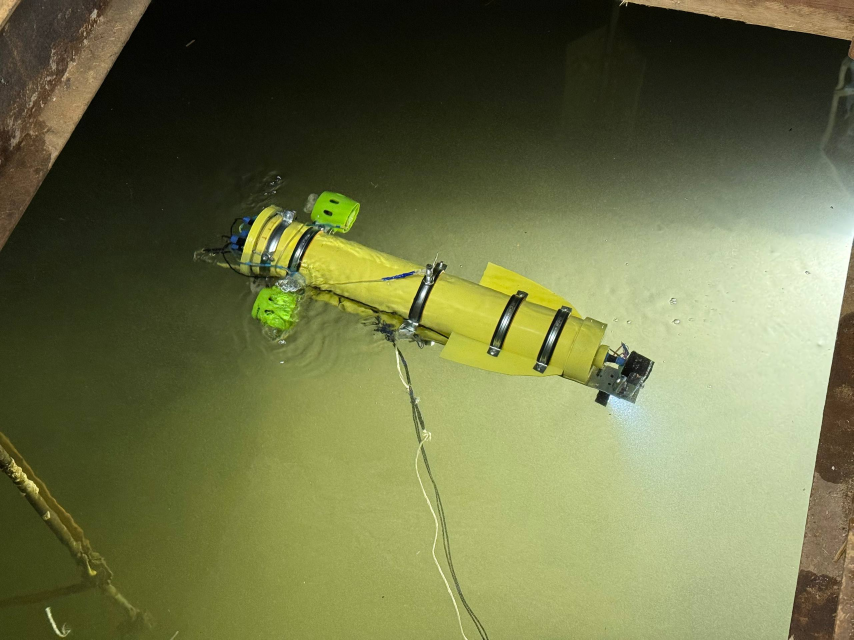
#> input picture reference/photo_2026-10-24_12-41-10.jpg, 2560 x 1919 px (shown at 1/3 size)
$ python menu_sidescan.py ../../reference/photo_2026-10-24_12-41-10.jpg ../../reference/photo_2026-10-24_12-41-12.jpg
#> lines starting #> are read from the running program, lines starting #| are printed output that depends on the picture
"""Палитра «медь» для снимка бокового обзора в меню и обрезка контурного рисунка аппарата.

  physics_ref/.venv/Scripts/python work/tools/menu_sidescan.py <relief.png> <lineart.png>
  -> godot/assets/ui/menu_sidescan.jpg, godot/assets/ui/rov_lineart.png

relief.png и lineart.png делает blender/render_menu_art.py. Зерно (шум 0,06) — только вид, как у записи прибора.
"""
import sys
from pathlib import Path

import numpy as np
from PIL import Image

ROOT = Path(__file__).resolve().parents[2]
COPPER = [(0.0, (8, 5, 2)), (0.35, (70, 38, 12)), (0.7, (190, 120, 45)), (1.0, (255, 226, 160))]

relief, lineart = sys.argv[1], sys.argv[2]
g = np.asarray(Image.open(relief).convert("L"), dtype=float) / 255.0
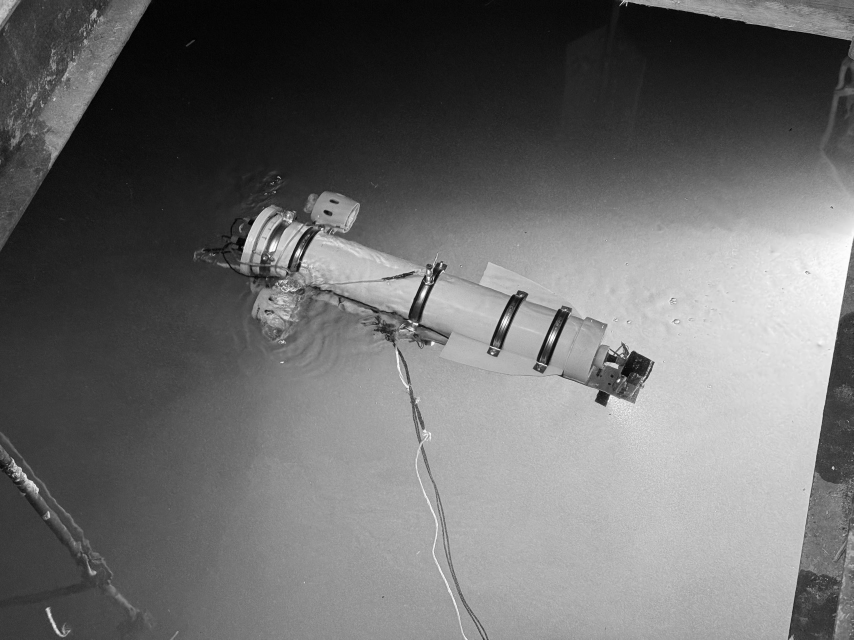
#> g: shape (1919, 2560) float64 (shown at 1/3 size); min 0, max 1, mean 0.424
g = (g - g.min()) / (g.max() - g.min() + 1e-9)
g = np.clip(g + np.random.default_rng(1).normal(0, 0.06, g.shape), 0, 1) ** 1.3
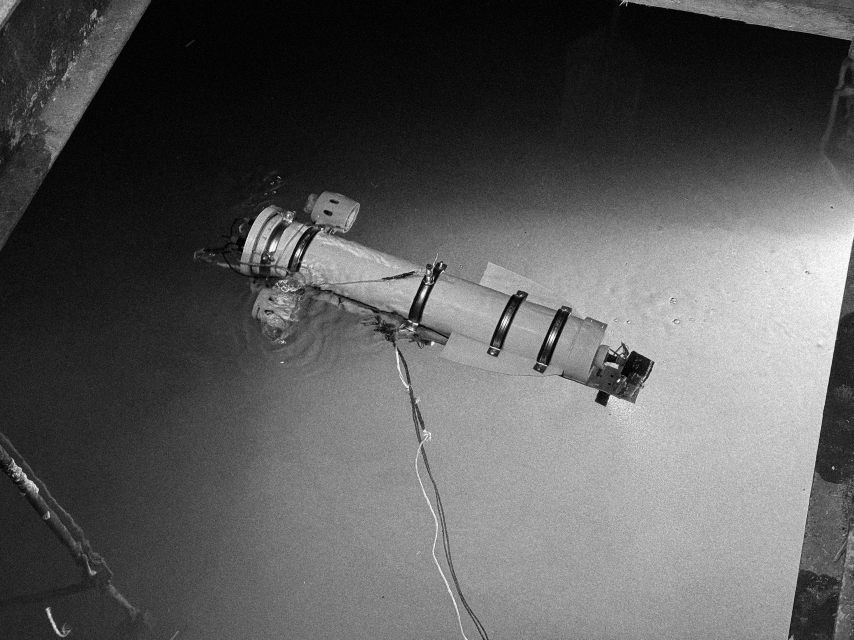
#> g: shape (1919, 2560) float64 (shown at 1/3 size); min 0, max 1, mean 0.357
xs = [s[0] for s in COPPER]
out = np.stack([np.interp(g, xs, [s[1][c] for s in COPPER]) for c in range(3)], axis=-1)
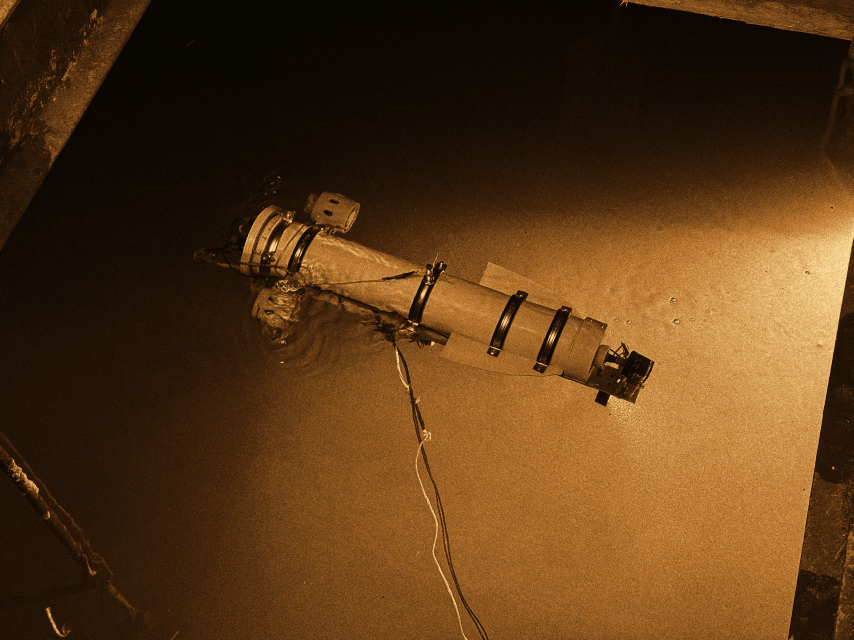
#> out: shape (1919, 2560, 3) float64 (shown at 1/3 size); mean of channels 0, 1, 2 89.9, 57.1, 23.7; drawn as R, G, B
Image.fromarray(out.astype(np.uint8)).save(ROOT / "godot/assets/ui/menu_sidescan.jpg", quality=88)
im = Image.open(lineart)
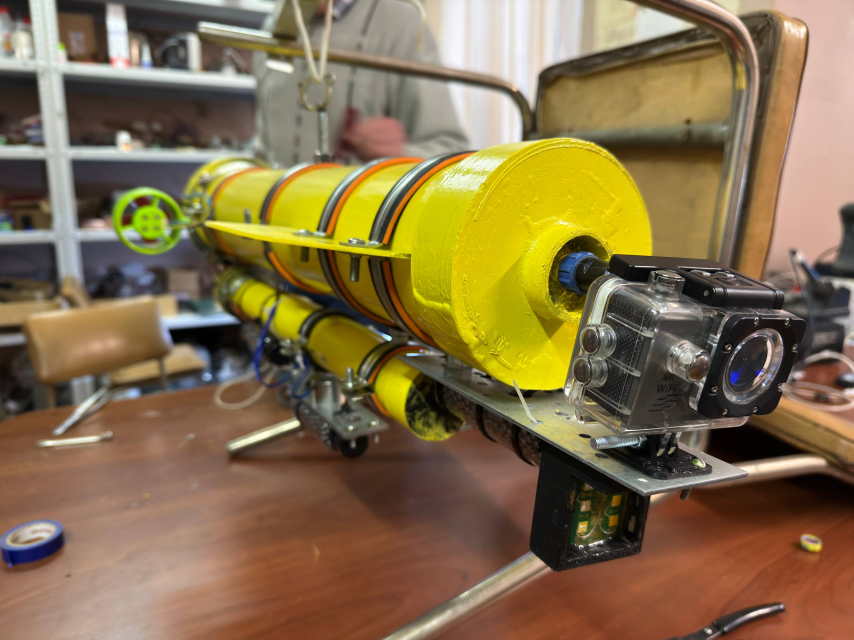
#> input picture reference/photo_2026-10-24_12-41-12.jpg, 2560 x 1920 px (shown at 1/3 size)
#> im is the input picture: PIL image 2560x1920 RGB; mean R, G, B 132.6, 111.7, 75.7
im.crop(im.getbbox()).save(ROOT / "godot/assets/ui/rov_lineart.png", optimize=True)
print("ok")
